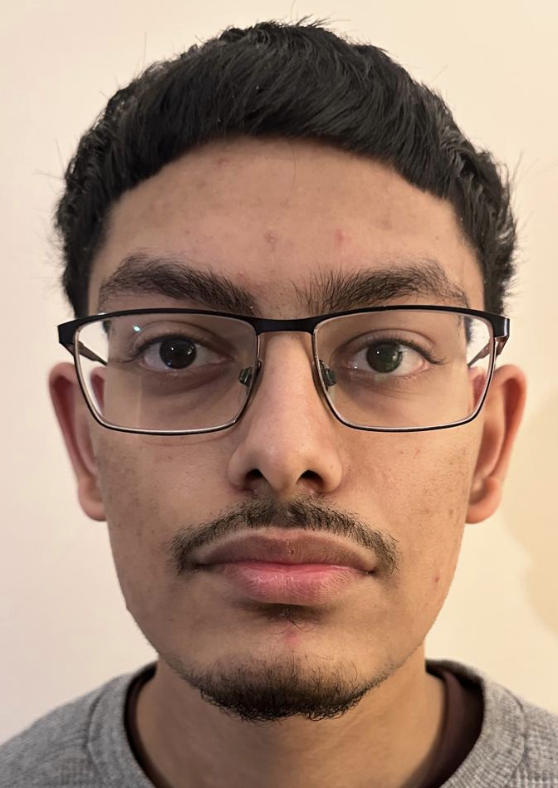
#> input picture reference.jpg, 558 x 788 px, given in place of the camera
$ python emotionDetection.py
#> lines starting #> are read from the running program, lines starting #| are printed output that depends on the picture
import cv2
from deepface import DeepFace
from collections import deque
import os
import numpy as np

print(">>> Emotion detection script started")

# ---------- WHERE I SAVE THE HAPPY FACE ----------
# This is the folder where I keep the latest "happy" face image.
# Unity also looks here to use that image as a texture.
UNITY_PROJECT_DIR = "/Users/dhiraj/Emotion3D"
OUTPUT_FILENAME = "happy_capture.jpg"
OUTPUT_PATH = os.path.join(UNITY_PROJECT_DIR, OUTPUT_FILENAME)

# ---------- OPENCV FACE DETECTOR ----------
# I use a standard Haar Cascade model from OpenCV to find faces in each frame.
face_cascade = cv2.CascadeClassifier(
    cv2.data.haarcascades + "haarcascade_frontalface_default.xml"
)

# ---------- GLOBAL FLAGS FOR THE BUTTON ----------
# happy_saved -> becomes True once I have at least one happy face saved.
# button_pressed -> becomes True when the on-screen button is clicked.
button_pressed = False
happy_saved = False

# Button position in the "Emotion Detection" window
BTN_X1, BTN_Y1 = 20, 110
BTN_X2, BTN_Y2 = 260, 150   # bottom-right corner of the button


# [167 lines left out: functions mouse_callback, launch_face_viewer, not called in this run]


# ---------- CAMERA SETUP ----------
# I open the webcam and start reading frames.
cap = cv2.VideoCapture(0)
if not cap.isOpened():
    print("ERROR: cannot open camera")
    exit()

counter = 0
emotion_text = "Detecting..."
smoothed_emotion = "unknown"

# I use a small history of emotions to make the result less jumpy.
emotion_history = deque(maxlen=7)

# Colors for different emotions (BGR)
emotion_colors = {
    "happy":   (0, 255, 0),
    "angry":   (0, 0, 255),
    "surprise":(0, 255, 255),
    "sad":     (255, 0, 0),
    "neutral": (42, 42, 165),
}

# Create the main window and plug in the mouse callback for the button
cv2.namedWindow("Emotion Detection")
cv2.setMouseCallback("Emotion Detection", mouse_callback)

while True:
    ret, frame = cap.read()
#> frame is the input picture: shape (788, 558, 3); mean B, G, R 117.1, 135.2, 164.5
    if not ret:
        print("Failed to grab frame")
        break

    gray = cv2.cvtColor(frame, cv2.COLOR_BGR2GRAY)
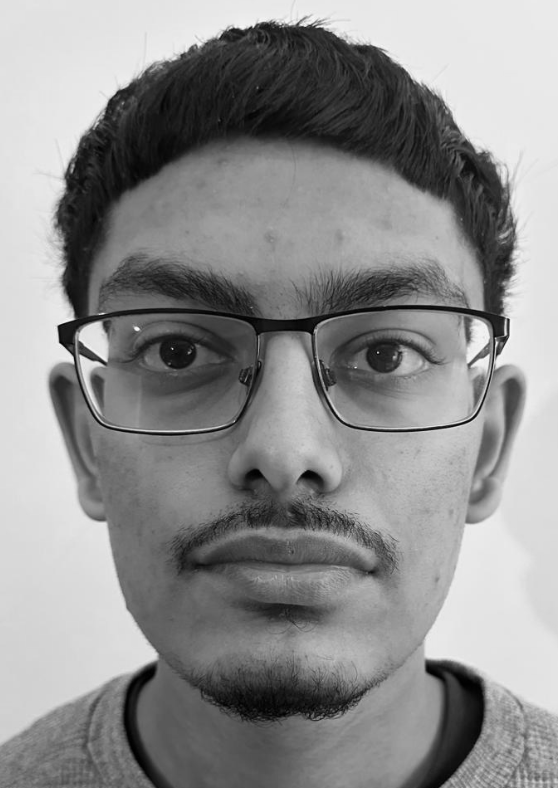
#> gray: shape (788, 558); min 0, max 249, mean 141.9
    faces = face_cascade.detectMultiScale(gray, 1.3, 5)
#> faces = [[77, 201, 416, 416]]

    # ---- EMOTION DETECTION ----
    # I don't run DeepFace on every single frame to keep things smoother.
    if counter % 12 == 0 and len(faces) > 0:
        try:
            # Use the largest detected face if there are multiple
            (x, y, w, h) = max(faces, key=lambda f: f[2] * f[3])
#> x = 77; y = 201; w = 416; h = 416
            face_roi = frame[y:y+h, x:x+w]
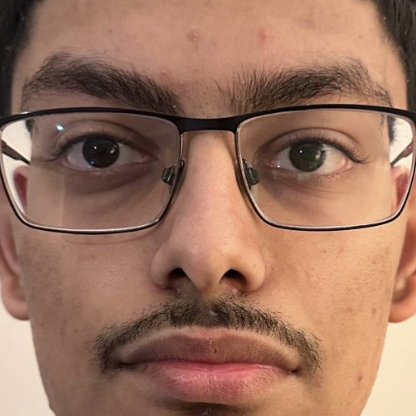
#> face_roi: shape (416, 416, 3); mean B, G, R 95.6, 115.2, 156

#> (the run stopped early here; a loop or call above may not have finished)
